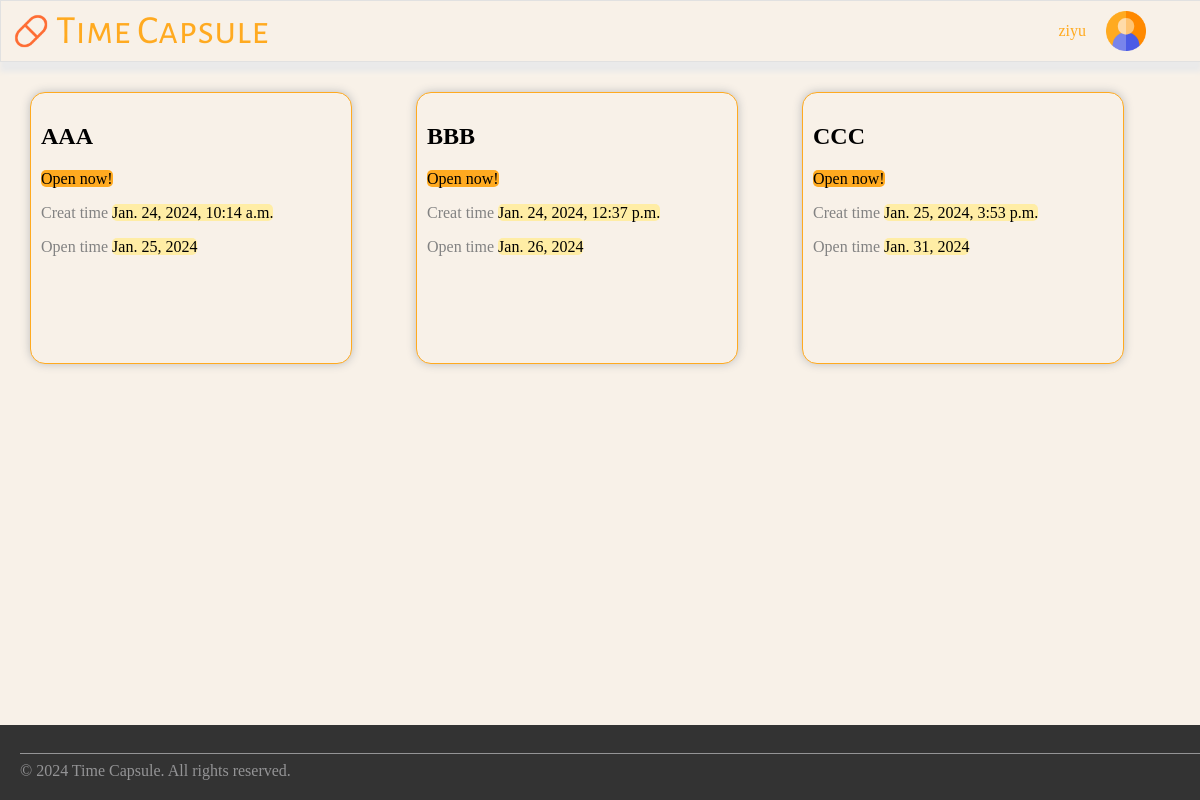
The app's page / (signed in) with its own data.
### home/models.py (models this page shows)
class Capsule(models.Model):
    user = models.ForeignKey(User, on_delete=models.CASCADE)
    title = models.CharField(max_length=64)
    text = models.CharField(max_length=1024)
    creat_time = models.DateTimeField(auto_now_add=True)
    open_time = models.DateField()
    is_private = models.BooleanField(default=True)

### home/views.py (the view)
# urls.py: path('', views.index_view, name='index'),
def index_view(request):
    if request.user.is_authenticated:
        user_capsules = Capsule.objects.filter(user=request.user)
    else:
        user_capsules = []
    current_datetime = datetime.now().date()
    time_to_open = []
    for capsule in user_capsules:
        capsule_date = capsule.open_time
        time_to_open.append((current_datetime - capsule_date).days)
    combined_list = zip(user_capsules, time_to_open)
    content = {'user': request.user,
               'combined_list': combined_list}
    return render(request, "index.html", content)

### home/templates/index.html
{% extends 'base.html' %}
{% load static %}
{% block content %}
    <link rel="stylesheet" href="{% static 'css/index.css' %}">
    {% if user.is_authenticated %}
        {% if combined_list %}
            {% for capsule, date in combined_list %}
                <div class="capsule-content">
                    <p id="title">
                        <h2>{{capsule.title}}</h2>
                    </p>
                    {% if date > 0 %}
                        <p>
                            <label id="days">{{date}}</label>
                            <label id="call-word">to open</label>
                        </p>
                    {% else %}
                        <p>
                            <label id="open-now">Open now!</label>
                        </p>
                    {% endif %}
                    <p>
                        <label class="call-word">Creat time</label>
                        <label class="value">{{capsule.creat_time}}</label>
                    </p>
                    <p>
                        <label class="call-word">Open time</label>
                        <label class="value">{{capsule.open_time}}</label>
                    </p>
                </div>
            {% endfor %}
        {% else %}
            <p class="not-found">No capsule.</p>
        {% endif %}
    {% else %}
        <p class="not-found">Login to see capsules.</p>
    {% endif %}
{% endblock %}

### home/templates/base.html (shortened to what this page needs)
{% load static %}
<!DOCTYPE html>
<html lang="en">
<head>
    <link rel="stylesheet" href="{% static 'css/base.css' %}">
</head>
<body>
    <header>
        <nav>
            <a href="/" class="logo">
                <img src="{% static 'images/favicon.png' %}" height=40px>
                <span>Time Capsule</span>
            </a>
            {% if user.is_authenticated %}
                <a href="{% url 'logout' %}" id="account">
                    <span id="username">{{ user.username }}</span>
                    <img src="{% static 'images/account.png' %}" height=40px>
                </a>
            {% else %}
                <a href="{% url 'login' %}" id="account">
                    <span id="username">Login</span>
                    <img src="{% static 'images/account_unknown.png' %}" height=40px>
                </a>
            {% endif %}
        </nav>
    </header>
    {% block content %}{% endblock %}
    <footer>
        <hr>
        <p class="copywrite">&copy; 2024 Time Capsule. All rights reserved.</p>
    </footer>
</body>
</html>

### static/css/base.css (style rules this page uses)
body { margin: 0; padding: 0; box-sizing: border-box; background-color: #f8f1e8; }
header { background-color: #f8f1e8; width: 100%; color: #edc317; margin-top: 0; display: flex; height: 60px; align-items: center; border: 1px solid #e1e1e1; box-shadow: 0px 10px 5px #eaeaea; }
header nav { width: 100%; display: flex; justify-content: space-between; }
header a, header a:active, a.logo { color: #ffaa20; text-decoration: none; }
a.logo { font-family: 'Alegreya Sans SC Regular', sans-serif; font-size: 40px; display: flex; align-items: center; }
a.logo img { margin-left: 10px; margin-right: 5px; }
a#account { margin-left: auto; margin-right: 50px; display: flex; align-items: center; padding: 5px; border-radius: 10px; transition: all 0.2s ease; }
a#account #username { margin-right: 20px; }
footer { background-color: #333; color: #fff; padding: 20px; text-align: left; position: fixed; bottom: 0; width: 100%; }
footer hr { background-color: #949496; height: 1px; border: none; margin-right: 20px; }
footer p.copywrite { margin: 0; color: #949496; }

### static/css/index.css (style rules this page uses)
.capsule-content { width: 300px; height: 250px; display: inline-block; margin: 30px; padding: 10px; border: 0.5px solid #ffaa20; border-radius: 15px; box-shadow: 0 0 10px #bdbdbd; background-color: #f8f1e8; transition: all 0.2s ease; }
.capsule-content .call-word { color: #828282; }
.capsule-content .value { background-color: #ffeda5; border-radius: 5px; }
#open-now { width: 200px; background-color: #ffaa20; text-align: center; border-radius: 5px; }

### records on screen
Capsule: title "AAA", creat_time "Jan. 24, 2024, 10:14 a.m.", open_time "Jan. 25, 2024"
Capsule: title "BBB", creat_time "Jan. 24, 2024, 12:37 p.m.", open_time "Jan. 26, 2024"
Capsule: title "CCC", creat_time "Jan. 25, 2024, 3:53 p.m.", open_time "Jan. 31, 2024"

### other values on screen
{{ user.username }} "ziyu"
